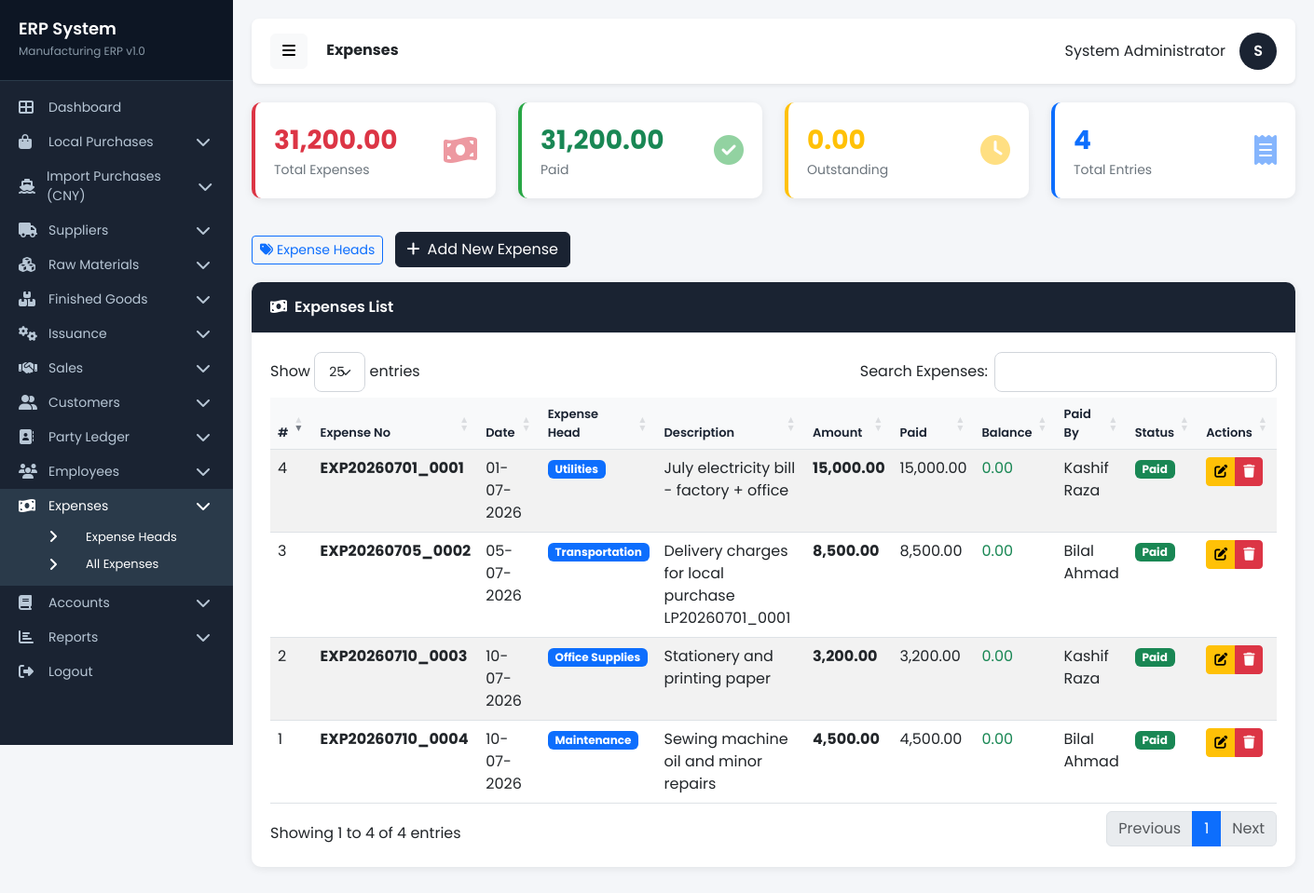
Page /pages/expenses.php (signed in) on the committed database.
### tables this page shows
CREATE TABLE `expenses` (
  `id` int(11) NOT NULL,
  `expense_no` varchar(50) NOT NULL,
  `expense_date` date DEFAULT NULL,
  `category` varchar(100) DEFAULT NULL,
  `description` text DEFAULT NULL,
  `amount` decimal(18,2) NOT NULL,
  `paid_amount` decimal(18,2) DEFAULT 0.00,
  `balance` decimal(18,2) DEFAULT 0.00,
  `payment_status` enum('unpaid','partial','paid') DEFAULT 'unpaid',
  `paid_by` varchar(100) DEFAULT NULL,
  `reference_no` varchar(50) DEFAULT NULL,
  `status` enum('pending','paid','cancelled') DEFAULT 'pending',
  `date_time` datetime DEFAULT NULL
);

### includes/database.php (called while the page is built, shortened)
<?php
$db = new mysqli(DB_HOST, DB_USER, DB_PASS, DB_NAME);
$db->set_charset("utf8");
function executePrepared($sql, $types = '', $params = []) {
    global $db;
    $stmt = $db->prepare($sql);
    $stmt->execute();
    return $stmt;
}
function getRow($sql, $types = '', $params = []) {
    $stmt = executePrepared($sql, $types, $params);
    $result = $stmt->get_result();
    $row = $result->fetch_assoc();
    return $row;
}
function getRows($sql, $types = '', $params = []) {
    $stmt = executePrepared($sql, $types, $params);
    $result = $stmt->get_result();
    $rows = [];
    while ($row = $result->fetch_assoc()) {
        $rows[] = $row;
    }
    return $rows;
}
function formatCurrency($amount) {
    return number_format($amount, 2);
}
?>

### pages/expenses.php (the view, shortened to what this page needs)
<?php
require_once '../includes/database.php';
$expenses = getRows("SELECT * FROM expenses ORDER BY id DESC");
$totalExpenses = getRow("SELECT COALESCE(SUM(amount),0) AS total, COALESCE(SUM(paid_amount),0) AS paid FROM expenses");
include '../includes/header.php';
include '../includes/sidebar.php';
?>
<div class="row mb-3">
    <div class="col-md-3">
        <div class="stat-card" style="border-left-color:#dc3545;">
            <div class="d-flex justify-content-between align-items-center">
                <div>
                    <div class="stat-number text-danger"><?php echo formatCurrency($totalExpenses['total']); ?></div>
                    <div class="stat-label">Total Expenses</div>
                </div>
                <div class="stat-icon" style="color:#dc3545;"><i class="fas fa-money-bill-wave"></i></div>
            </div>
        </div>
    </div>
    <div class="col-md-3">
        <div class="stat-card" style="border-left-color:#28a745;">
            <div class="d-flex justify-content-between align-items-center">
                <div>
                    <div class="stat-number text-success"><?php echo formatCurrency($totalExpenses['paid']); ?></div>
                    <div class="stat-label">Paid</div>
                </div>
                <div class="stat-icon" style="color:#28a745;"><i class="fas fa-check-circle"></i></div>
            </div>
        </div>
    </div>
    <div class="col-md-3">
        <div class="stat-card" style="border-left-color:#ffc107;">
            <div class="d-flex justify-content-between align-items-center">
                <div>
                    <div class="stat-number text-warning"><?php echo formatCurrency($totalExpenses['total'] - $totalExpenses['paid']); ?></div>
                    <div class="stat-label">Outstanding</div>
                </div>
                <div class="stat-icon" style="color:#ffc107;"><i class="fas fa-clock"></i></div>
            </div>
        </div>
    </div>
    <div class="col-md-3">
        <div class="stat-card" style="border-left-color:#0d6efd;">
            <div class="d-flex justify-content-between align-items-center">
                <div>
                    <div class="stat-number text-primary"><?php echo count($expenses); ?></div>
                    <div class="stat-label">Total Entries</div>
                </div>
                <div class="stat-icon" style="color:#0d6efd;"><i class="fas fa-receipt"></i></div>
            </div>
        </div>
    </div>
</div>
<div class="row mb-3">
    <div class="col-12">
        <a href="expense_heads.php" class="btn btn-outline-primary btn-sm me-2"><i class="fas fa-tags me-1"></i>Expense Heads</a>
        <button type="button" class="btn btn-primary" data-bs-toggle="modal" data-bs-target="#expenseModal">
            <i class="fas fa-plus me-2"></i>Add New Expense
        </button>
    </div>
</div>
<div class="row">
    <div class="col-12">
        <div class="card">
            <div class="card-header" style="background:#1a2332;color:#fff;">
                <i class="fas fa-money-bill-wave me-2"></i>Expenses List
            </div>
            <div class="card-body">
                <div class="table-responsive">
                    <table class="table table-striped table-hover" id="expenseTable">
                        <thead>
                            <tr>
                                <th>#</th>
                                <th>Expense No</th>
                                <th>Date</th>
                                <th>Expense Head</th>
                                <th>Description</th>
                                <th>Amount</th>
                                <th>Paid</th>
                                <th>Balance</th>
                                <th>Paid By</th>
                                <th>Status</th>
                                <th>Actions</th>
                            </tr>
                        </thead>
                        <tbody>
                            <?php $i = 1; foreach ($expenses as $exp): ?>
                                <tr>
                                    <td><?php echo $i++; ?></td>
                                    <td><strong><?php echo htmlspecialchars($exp['expense_no']); ?></strong></td>
                                    <td><?php echo date('d-m-Y', strtotime($exp['expense_date'])); ?></td>
                                    <td><span class="badge bg-primary"><?php echo htmlspecialchars($exp['category']); ?></span></td>
                                    <td><?php echo htmlspecialchars($exp['description'] ?: '-'); ?></td>
                                    <td><strong><?php echo formatCurrency($exp['amount']); ?></strong></td>
                                    <td><?php echo formatCurrency($exp['paid_amount']); ?></td>
                                    <td class="<?php echo $exp['balance'] > 0 ? 'text-danger' : 'text-success'; ?>">
                                        <?php echo formatCurrency($exp['balance']); ?>
                                    </td>
                                    <td><?php echo htmlspecialchars($exp['paid_by'] ?: '-'); ?></td>
                                    <td>
                                        <?php if ($exp['payment_status'] === 'paid'): ?>
                                            <span class="badge bg-success">Paid</span>
                                        <?php elseif ($exp['payment_status'] === 'partial'): ?>
                                            <span class="badge bg-warning text-dark">Partial</span>
                                        <?php else: ?>
                                            <span class="badge bg-danger">Unpaid</span>
                                        <?php endif; ?>
                                    </td>
                                    <td>
                                        <div class="btn-group btn-group-sm">
                                            <a href="?edit=<?php echo $exp['id']; ?>" class="btn btn-warning" title="Edit">
                                                <i class="fas fa-edit"></i>
                                            </a>
                                            <a href="?delete=<?php echo $exp['id']; ?>" class="btn btn-danger delete-confirm" title="Delete">
                                                <i class="fas fa-trash"></i>
                                            </a>
                                        </div>
                                    </td>
                                </tr>
                            <?php endforeach; ?>
                        </tbody>
                    </table>
                </div>
            </div>
        </div>
    </div>
</div>
<link rel="stylesheet" href="https://cdn.datatables.net/1.13.4/css/dataTables.bootstrap5.min.css">
<?php include '../includes/footer.php'; ?>

### includes/header.php (style rules this page uses)
* { font-family: 'Poppins', sans-serif; }
body { background-color: #f4f6f9; margin: 0; padding: 0; }
.card { border: none; border-radius: 10px; box-shadow: 0 2px 10px rgba(0,0,0,0.08); margin-bottom: 20px; }
.card-header { background: #fff; border-bottom: 1px solid #e8eaed; padding: 15px 20px; font-weight: 600; border-radius: 10px 10px 0 0 !important; }
.card-body { padding: 20px; }
.btn-primary { background: #1a2332; border-color: #1a2332; }
.table-responsive { border-radius: 8px; }
.table th { background: #f8f9fa; font-weight: 600; font-size: 13px; color: #1a2332; }
.stat-card { background: #fff; padding: 20px; border-radius: 10px; box-shadow: 0 2px 10px rgba(0,0,0,0.08); margin-bottom: 20px; border-left: 4px solid #1a2332; }
.stat-card .stat-icon { font-size: 32px; color: #1a2332; opacity: 0.5; }
.stat-card .stat-number { font-size: 28px; font-weight: 700; color: #1a2332; }
.stat-card .stat-label { font-size: 14px; color: #6c757d; }

### rows in the picture
expenses: expense_no "EXP20260710_0004", expense_date "10-07-2026", category "Maintenance", description "Sewing machine oil and minor repairs", amount "4,500.00", paid_amount "4,500.00", balance "0.00", paid_by "Bilal Ahmad", payment_status "Paid"
expenses: expense_no "EXP20260710_0003", expense_date "10-07-2026", category "Office Supplies", description "Stationery and printing paper", amount "3,200.00", paid_amount "3,200.00", balance "0.00", paid_by "Kashif Raza", payment_status "Paid"
expenses: expense_no "EXP20260705_0002", expense_date "05-07-2026", category "Transportation", description "Delivery charges for local purchase LP20260701_0001", amount "8,500.00", paid_amount "8,500.00", balance "0.00", paid_by "Bilal Ahmad", payment_status "Paid"
expenses: expense_no "EXP20260701_0001", expense_date "01-07-2026", category "Utilities", description "July electricity bill - factory + office", amount "15,000.00", paid_amount "15,000.00", balance "0.00", paid_by "Kashif Raza", payment_status "Paid"

### other values in the picture
$pageTitle "Expenses"
$_SESSION['full_name'] "System Administrator"
substr($_SESSION['full_name'], 0, 1) "S"
formatCurrency($totalExpenses['total']) "31,200.00"
formatCurrency($totalExpenses['paid']) "31,200.00"
formatCurrency($totalExpenses['total'] - $totalExpenses['paid']) "0.00"
count($expenses) "4"
